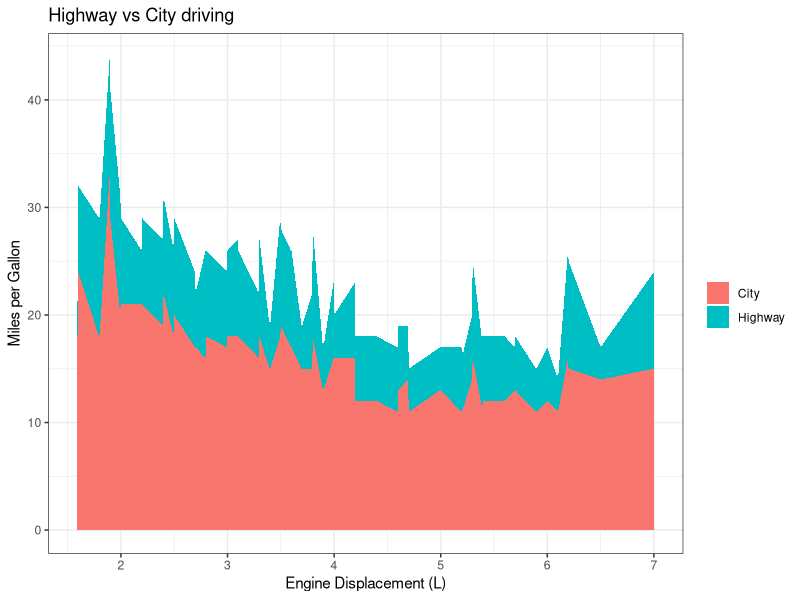
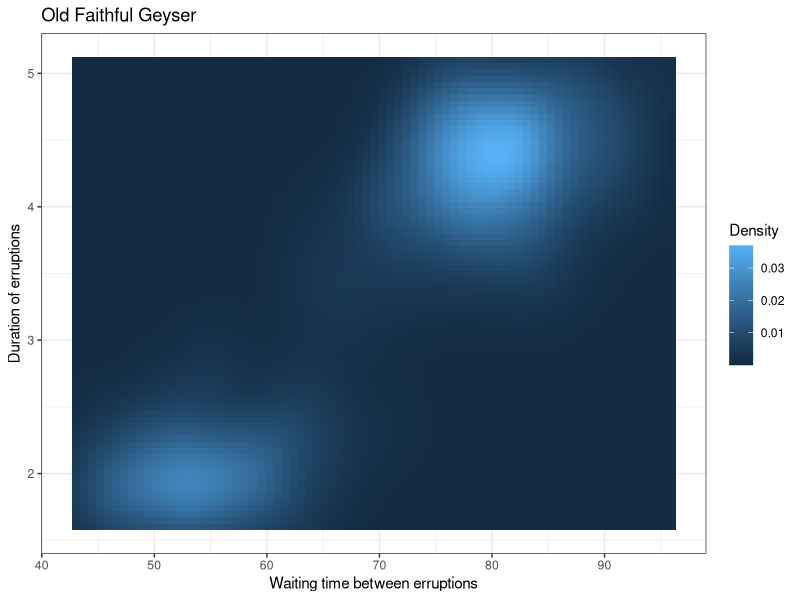

Write the R code that produced these figures, in order.
# GEOMETRIES

# 1) GEOM AREA
# 2) RASTER PLOTS

library(tidyverse)

# 1) GEOM AREA
ggplot(mpg, aes(x=displ))+
  geom_area(aes(y=hwy, fill="Highway"))+
  geom_area(aes(y=cty, fill="City"))+
  labs(title="Highway vs City driving",
       x="Engine Displacement (L)",
       y="Miles per Gallon",
       fill="")+
  theme_bw()

# 2) RASTER PLOTS
faithfuld %>%
  ggplot(aes(x=waiting,
             y=eruptions,
             fill=density))+
  geom_raster()+
  labs(title = "Old Faithful Geyser",
       x="Waiting time between erruptions",
       y="Duration of erruptions",
       fill="Density")+
  theme_bw()
